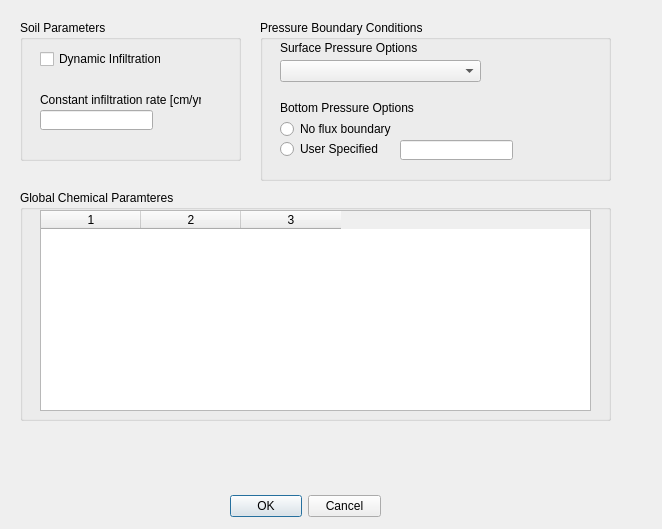
<?xml version="1.0" encoding="UTF-8"?>
<ui version="4.0">
 <class>GlobalParametersDialog</class>
 <widget class="QDialog" name="GlobalParametersDialog">
  <property name="geometry">
   <rect>
    <x>0</x>
    <y>0</y>
    <width>662</width>
    <height>529</height>
   </rect>
  </property>
  <property name="windowTitle">
   <string>Global Parameters</string>
  </property>
  <widget class="QDialogButtonBox" name="buttonBox">
   <property name="geometry">
    <rect>
     <x>230</x>
     <y>490</y>
     <width>151</width>
     <height>32</height>
    </rect>
   </property>
   <property name="orientation">
    <enum>Qt::Horizontal</enum>
   </property>
   <property name="standardButtons">
    <set>QDialogButtonBox::Cancel|QDialogButtonBox::Ok</set>
   </property>
  </widget>
  <widget class="QGroupBox" name="groupBox">
   <property name="geometry">
    <rect>
     <x>20</x>
     <y>20</y>
     <width>221</width>
     <height>141</height>
    </rect>
   </property>
   <property name="title">
    <string>Soil Parameters</string>
   </property>
   <widget class="QLabel" name="label_2">
    <property name="geometry">
     <rect>
      <x>20</x>
      <y>70</y>
      <width>161</width>
      <height>20</height>
     </rect>
    </property>
    <property name="text">
     <string>Constant infiltration rate [cm/yr]</string>
    </property>
   </widget>
   <widget class="QCheckBox" name="_soilDynamic">
    <property name="geometry">
     <rect>
      <x>20</x>
      <y>30</y>
      <width>121</width>
      <height>18</height>
     </rect>
    </property>
    <property name="text">
     <string>Dynamic Infiltration</string>
    </property>
   </widget>
   <widget class="QLineEdit" name="_soilConstant">
    <property name="geometry">
     <rect>
      <x>20</x>
      <y>90</y>
      <width>113</width>
      <height>20</height>
     </rect>
    </property>
   </widget>
  </widget>
  <widget class="QGroupBox" name="groupBox_2">
   <property name="geometry">
    <rect>
     <x>20</x>
     <y>190</y>
     <width>591</width>
     <height>231</height>
    </rect>
   </property>
   <property name="title">
    <string>Global Chemical Paramteres</string>
   </property>
   <widget class="QTableWidget" name="_oxygenCO2Table">
    <property name="geometry">
     <rect>
      <x>20</x>
      <y>20</y>
      <width>551</width>
      <height>201</height>
     </rect>
    </property>
    <property name="rowCount">
     <number>0</number>
    </property>
    <property name="columnCount">
     <number>3</number>
    </property>
    <column/>
    <column/>
    <column/>
   </widget>
  </widget>
  <widget class="QGroupBox" name="groupBox_3">
   <property name="geometry">
    <rect>
     <x>260</x>
     <y>20</y>
     <width>351</width>
     <height>161</height>
    </rect>
   </property>
   <property name="title">
    <string>Pressure Boundary Conditions</string>
   </property>
   <widget class="QLabel" name="label">
    <property name="geometry">
     <rect>
      <x>20</x>
      <y>20</y>
      <width>181</width>
      <height>16</height>
     </rect>
    </property>
    <property name="text">
     <string>Surface Pressure Options</string>
    </property>
   </widget>
   <widget class="QLabel" name="label_3">
    <property name="geometry">
     <rect>
      <x>20</x>
      <y>80</y>
      <width>181</width>
      <height>16</height>
     </rect>
    </property>
    <property name="text">
     <string>Bottom Pressure Options</string>
    </property>
   </widget>
   <widget class="QComboBox" name="surfacePressureDD">
    <property name="geometry">
     <rect>
      <x>20</x>
      <y>40</y>
      <width>201</width>
      <height>22</height>
     </rect>
    </property>
   </widget>
   <widget class="QRadioButton" name="_radioNoFlux">
    <property name="geometry">
     <rect>
      <x>20</x>
      <y>100</y>
      <width>121</width>
      <height>18</height>
     </rect>
    </property>
    <property name="text">
     <string>No flux boundary</string>
    </property>
   </widget>
   <widget class="QRadioButton" name="_radioUserSpecified">
    <property name="geometry">
     <rect>
      <x>20</x>
      <y>120</y>
      <width>101</width>
      <height>18</height>
     </rect>
    </property>
    <property name="text">
     <string>User Specified</string>
    </property>
   </widget>
   <widget class="QLineEdit" name="_userSpecifiedValue">
    <property name="geometry">
     <rect>
      <x>140</x>
      <y>120</y>
      <width>113</width>
      <height>20</height>
     </rect>
    </property>
   </widget>
  </widget>
 </widget>
 <resources/>
 <connections>
  <connection>
   <sender>buttonBox</sender>
   <signal>accepted()</signal>
   <receiver>GlobalParametersDialog</receiver>
   <slot>accept()</slot>
   <hints>
    <hint type="sourcelabel">
     <x>248</x>
     <y>254</y>
    </hint>
    <hint type="destinationlabel">
     <x>157</x>
     <y>274</y>
    </hint>
   </hints>
  </connection>
  <connection>
   <sender>buttonBox</sender>
   <signal>rejected()</signal>
   <receiver>GlobalParametersDialog</receiver>
   <slot>reject()</slot>
   <hints>
    <hint type="sourcelabel">
     <x>316</x>
     <y>260</y>
    </hint>
    <hint type="destinationlabel">
     <x>286</x>
     <y>274</y>
    </hint>
   </hints>
  </connection>
 </connections>
</ui>
